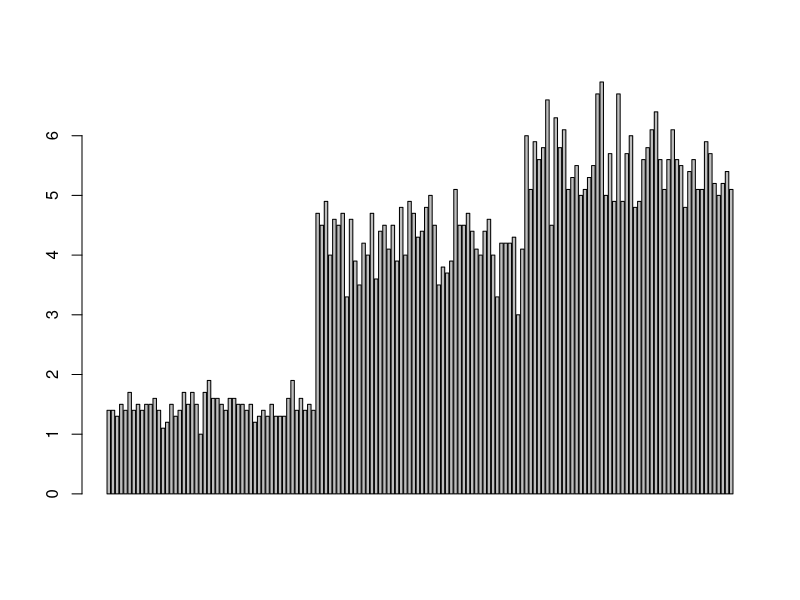
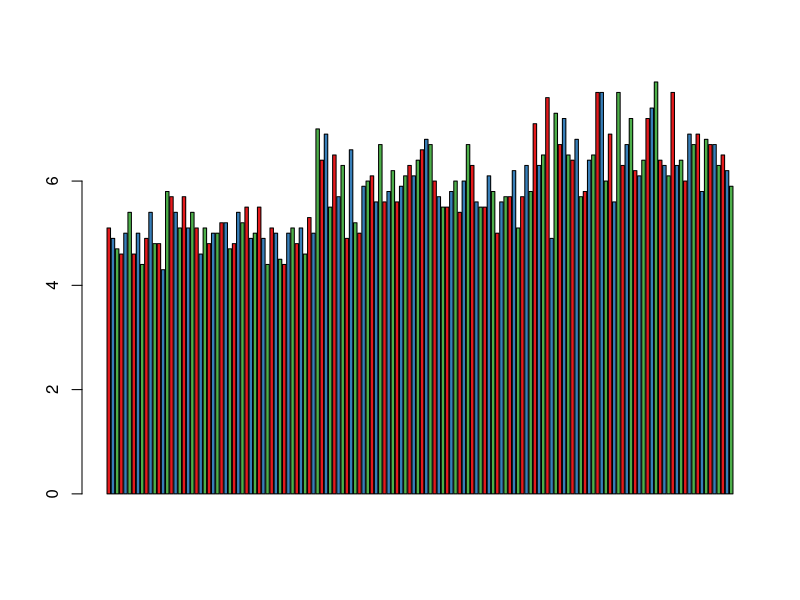
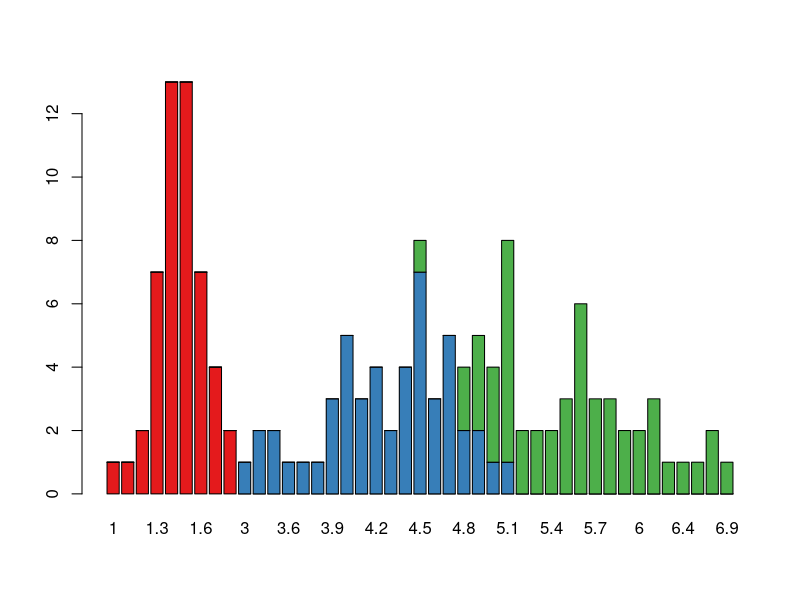
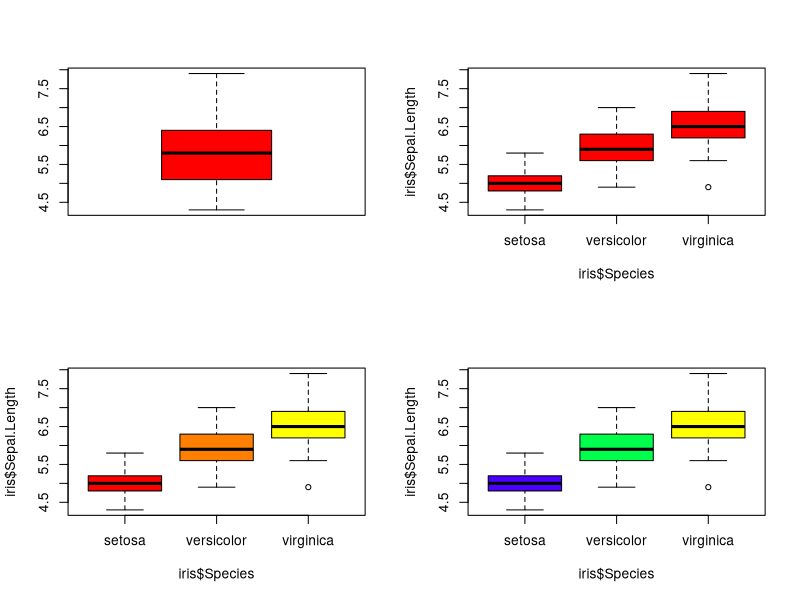
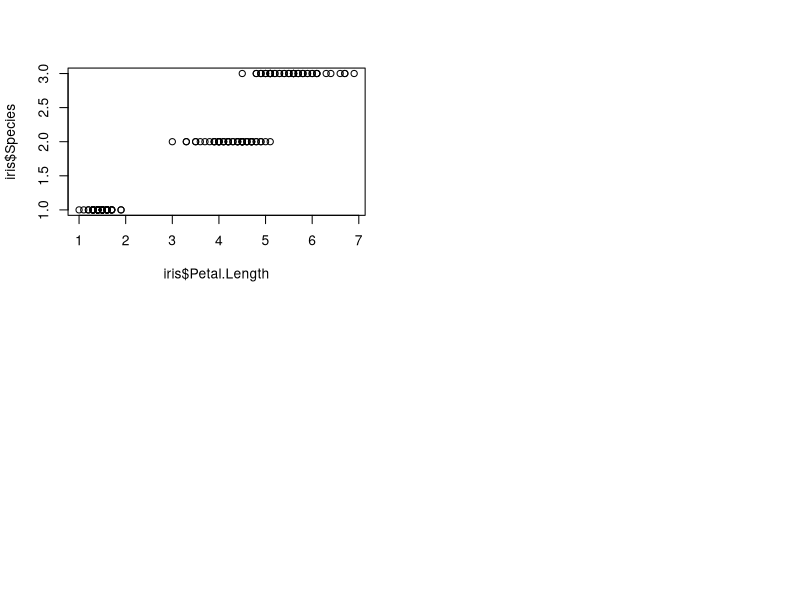
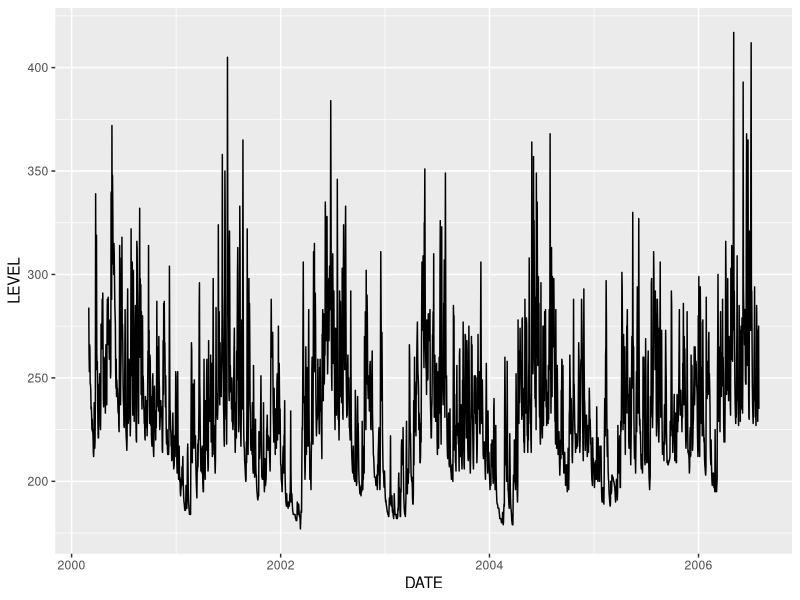
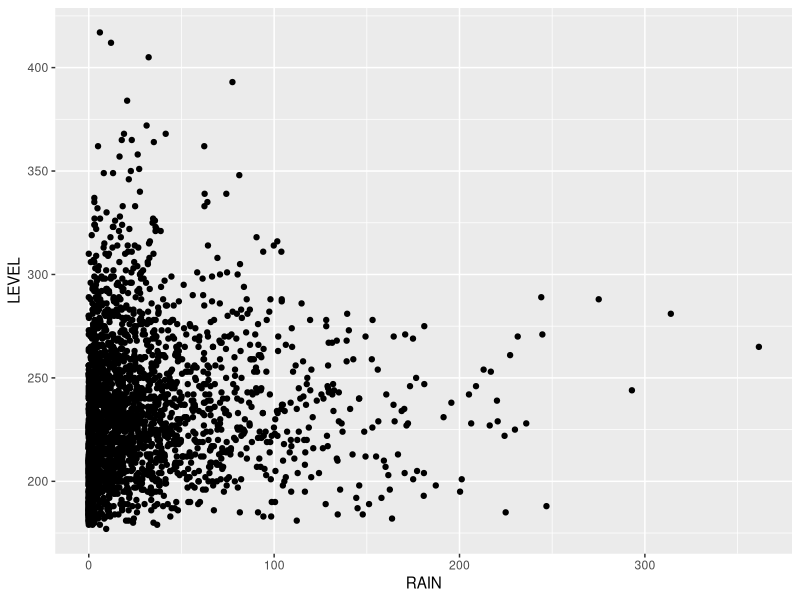
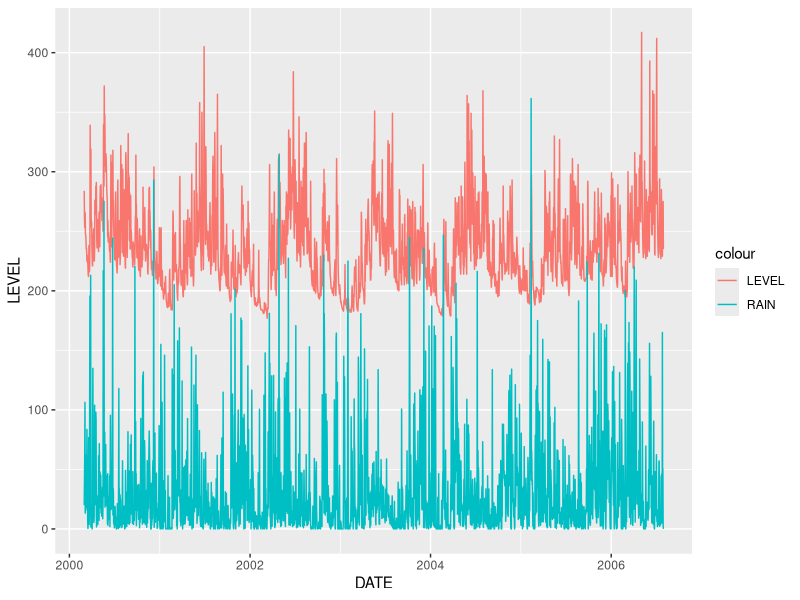

Here is the R script that generated these plots, in order:
#1a
library(datasets)
barplot(iris$Petal.Length)

#1b
library("RColorBrewer")
barplot(iris$Sepal.Length, col=brewer.pal(3,"Set1"))
barplot(table(iris$Species, iris$Petal.Length), col=brewer.pal(3,"Set1"))

#1c
data(iris)
par(mfrow=c(2,2))
boxplot(iris$Sepal.Length,col="red")
boxplot(iris$Sepal.Length~iris$Species,col="red")
boxplot(iris$Sepal.Length~iris$Species,col=heat.colors(3))
boxplot(iris$Sepal.Length~iris$Species,col=topo.colors(3))


#1d
plot(x=iris$Petal.Length,y=iris$Species)

#2a
PAICOL <- read.csv("PAICOL.csv")
View(PAICOL)
PAICOL$DATE=as.Date(PAICOL$DATE,origin=PAICOL$DATE[1])
summary(PAICOL)
library(ggplot2)
ggplot(data = PAICOL,aes(DATE,LEVEL))+geom_line()

#Q2(b): Create the scatter plot of "RAIN" against "LEVEL"
ggplot(data = PAICOL,aes(RAIN,LEVEL)) +geom_point()

#Q2(c):  Create a plot of the RAIN and LEVEL.
ggplot(PAICOL,aes(DATE,LEVEL))+geom_line(aes(color="LEVEL"))+geom_line(data=PAICOL,aes(DATE,RAIN,color="RAIN"))


#Q2(d): Find and plot circles on the LEVEL plot at the maximum and minimum value



PAICOL$DATE=as.Date(PAICOL$DATE,origin=PAICOL$DATE[1])
summary(PAICOL)

data_max<- PAICOL[which.max(PAICOL$LEVEL),]
data_min<-PAICOL[which.min(PAICOL$LEVEL),]

ggplot(data = PAICOL, aes(x = DATE, y = LEVEL)) +
geom_line() +
geom_point(aes(x = data_max$DATE, y = data_max$LEVEL), shape = 1, size = 3, color = "red") + 
geom_point(aes(x = data_min$DATE, y = data_min$LEVEL), shape = 1, size = 3, color = "blue") + 
scale_shape_discrete(solid = FALSE) +
labs(title = "Daily levels of a river") +
    theme_bw()


#Q2(e):  Plot the LEVEL for the year “2001.”

PAICOL$YEAR = as.numeric(format(PAICOL$DATE, "%Y"))
index_2001=PAICOL$YEAR==2001
ggplot(PAICOL[index_2001,],aes(DATE,LEVEL))+geom_line(aes(color="LEVEL"))


#Q3: Simulate a simple dataset of 10 points.Create a heat map to visualize relationships between 
#the variables. A heat map is agraphical representation of data where the data values are
#represented as colours.


#set.seed(123)                                                     # Set seed for reproducibility
data <- matrix(rnorm(100, 0, 10), nrow = 10, ncol = 10)           # Create example data
colnames(data) <- paste0("col", 1:10)                             # Column names
rownames(data) <- paste0("row", 1:10)   
View (data)
heatmap(data, Rowv = NA, Colv = NA)

#Q4
x <- seq(0,100,by = 1)  
y <- dbinom(x,50,0.5)  
plot(x,y)  
